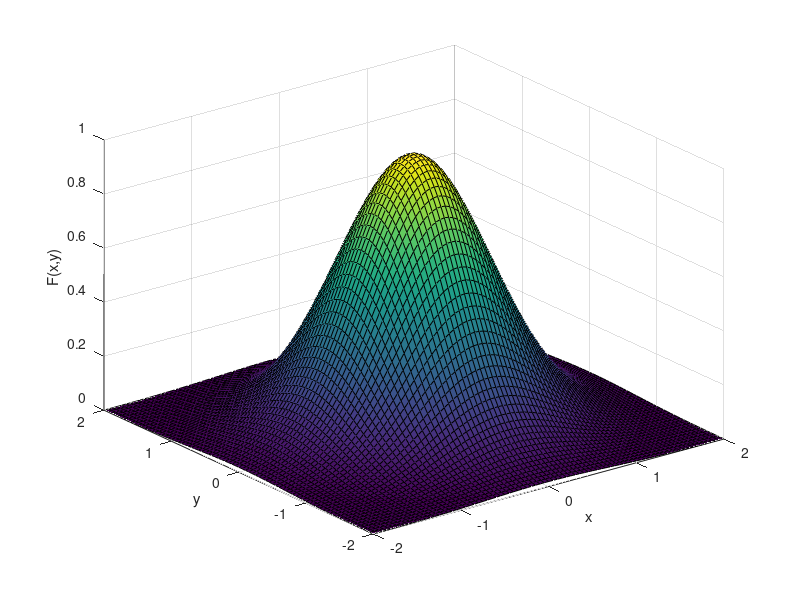
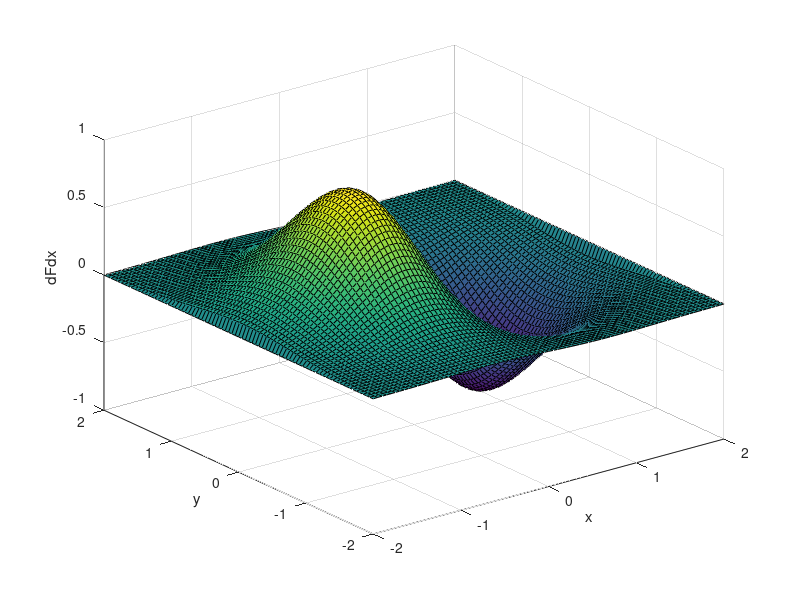
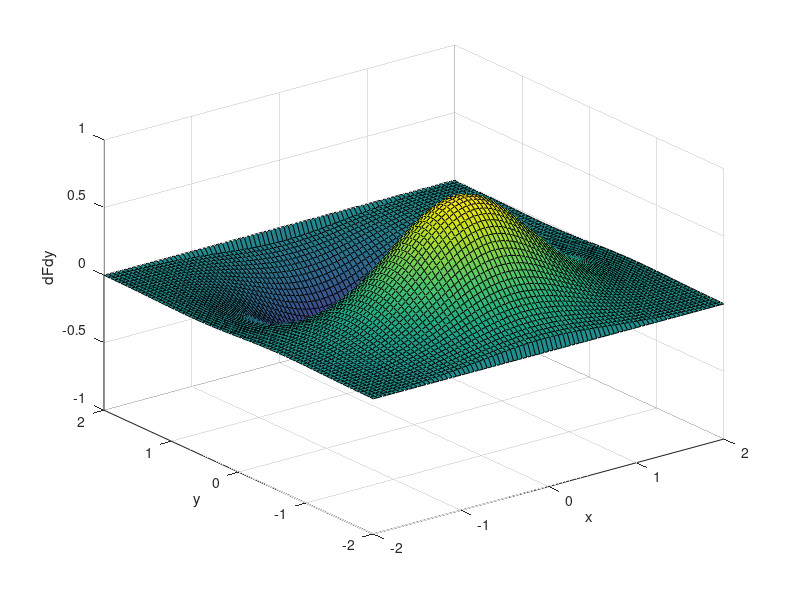
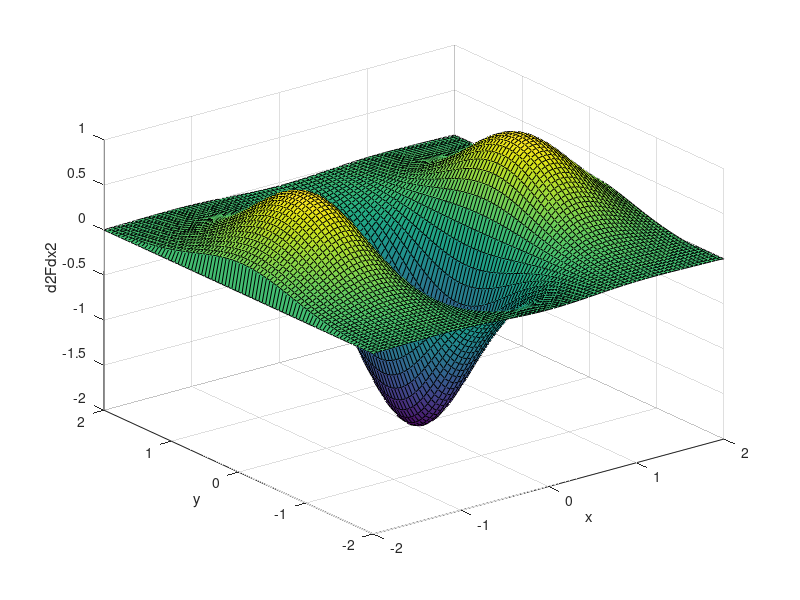

Reproduce these figures in MATLAB, in order.

%{
    Derivadas Parciales X,Y y Laplaciano
    Ricardo Lopez R. A01066515
    09.22.2019

%}

%main()
function partialDerivates()
    close all
    h = .05;
    x = -2:h:2;
    
    [X,Y] = meshgrid(x);
    F = exp(-X.^2-Y.^2);
    dimension = size(F);
    dfdx = zeros(dimension(1),dimension(2));
    dfdy = zeros(dimension(1),dimension(2));
    d2fdx = zeros(dimension(1),dimension(2));
    d2fdy = zeros(dimension(1),dimension(2));
    
    figure(1);
    surf(X,Y,F);
    zlabel('F(x,y)');
    xlabel('x') 
    ylabel('y')
       
    partialDerivateX(F,dimension,dfdx,h,X,Y);
    partialDerivateY(F,dimension,dfdy,h,X,Y);
    
    laplacian = partialSeconDerivateX(F,dimension,d2fdx,h,X,Y) + ...
        partialSecondDerivateY(F,dimension,d2fdy,h,X,Y);
    
    figure(6);
    surf(X,Y,laplacian);
    zlabel('Laplacian');
    xlabel('x') 
    ylabel('y')
    
end

function partialDerivateX (F,dimension,dfdx,h,X,Y)

    %Partial Derivate with respect to X
    for i = 1:dimension(1)
        for j = 2:dimension(2)-1
            dfdx(i,j) = (F(i,j+1) - F(i,j-1))/(2*h);            
        end 
        
    end
    
    figure(2)
    surf(X,Y,dfdx);
    zlabel('dFdx');
    xlabel('x');
    ylabel('y');
end

function partialDerivateY (F,dimension,dfdy,h,X,Y)

    %Partial Derivate with respect to y
    for i = 1:dimension(1)
        for j = 2:dimension(2)-1
            dfdy(j,i) = (F(j+1,i) - F(j-1,i))/(2*h);            
        end         
    end
    
    figure(3)
    surf(X,Y,dfdy);
    zlabel('dFdy');
    xlabel('x');
    ylabel('y');    
    
end

function [secondDerivateX] = partialSeconDerivateX(F,dimension,d2fdx,h,X,Y)
    %%Second derivate with respect to X
    for i = 1:dimension(1)
        for j = 2:dimension(2)-1
            d2fdx(i,j) = (F(i,j+1) -2*F(i,j) + F(i,j-1))/(h^2);            
        end 
        
    end
    
    secondDerivateX = d2fdx;
    figure(4)
    surf(X,Y,d2fdx);
    zlabel('d2Fdx2');
    xlabel('x');
    ylabel('y');
    
end

function [secondDerivateY] = partialSecondDerivateY(F,dimension,d2fdy,h,X,Y)
    %Second derivate with respect to y
    for i = 1:dimension(1)
        for j = 2:dimension(2)-1
            d2fdy(j,i) = (F(j+1,i)-2*F(j,i) + F(j-1,i))/(h^2);            
        end         
    end 
    
    secondDerivateY = d2fdy;
    figure(5)
    surf(X,Y,d2fdy);
    zlabel('d2Fdy2');
    xlabel('x');
    ylabel('y');   
    
end
